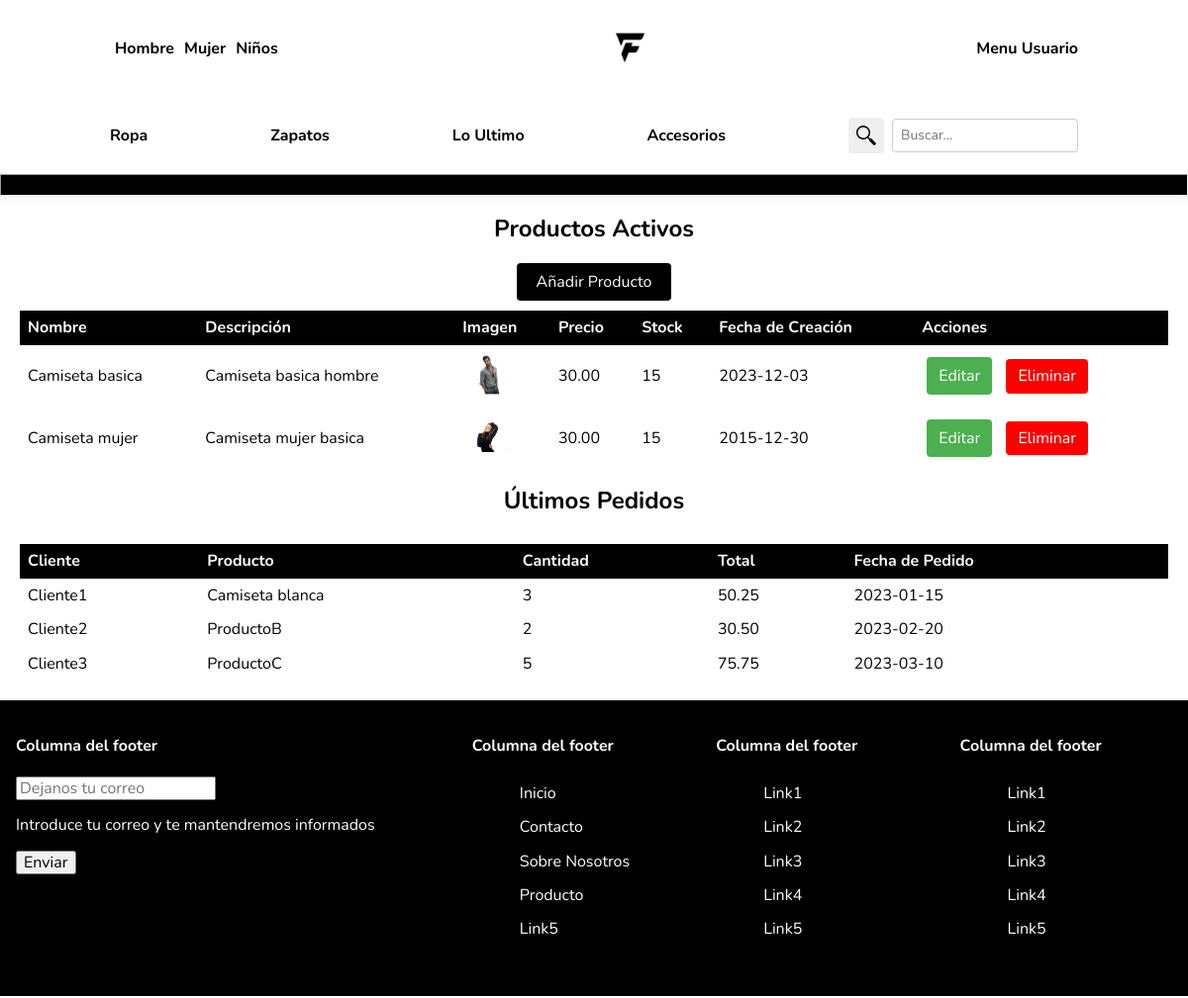
Page /perfil.php on the committed database.
### tables this page shows
CREATE TABLE `productos` (
  `id` int(11) NOT NULL,
  `nombre` varchar(255) NOT NULL,
  `descripcion` text DEFAULT NULL,
  `imagen` varchar(255) DEFAULT NULL,
  `precio` decimal(10,2) NOT NULL,
  `stock` int(11) NOT NULL,
  `fecha_creacion` date NOT NULL DEFAULT current_timestamp()
);

CREATE TABLE `pedidos` (
  `id` int(11) NOT NULL,
  `cliente` varchar(255) NOT NULL,
  `producto` varchar(255) NOT NULL,
  `cantidad` int(11) NOT NULL,
  `total` decimal(10,2) NOT NULL,
  `fecha_pedido` date NOT NULL
);

### backend/productos.php (the view, shortened to what this page needs)
<?php
$db_nombre = "finiguers";
$db_host = "localhost";
$db_user = "root";
$db_pass = "";
$conexion = mysqli_connect($db_host, $db_user, $db_pass);
mysqli_select_db($conexion, $db_nombre);
mysqli_set_charset($conexion, "utf8");
$consulta = "SELECT * FROM productos";
$res = mysqli_query($conexion, $consulta);
if ($res) {
    if (isset($_GET['modo']) == 'editar') {
        $id_producto_editar = $_GET['id'];
        $consulta_producto_editar = "SELECT * FROM productos WHERE id = $id_producto_editar";
        $res_producto_editar = mysqli_query($conexion, $consulta_producto_editar);
        if ($fila_editar = mysqli_fetch_assoc($res_producto_editar)) {
            echo "<form action='backend/actualizar_producto.php' method='post' class='editar-articulo'>
                    <h2>Modo Edición</h2>
                    <table>
                        <tr>
                            <th>Nombre</th>
                            <th>Descripción</th>
                            <th>Imagen</th>
                            <th>Precio</th>
                            <th>Stock</th>
                            <th>Fecha de Creación</th>
                            <th>Acciones</th>
                        </tr>
                        <tr>
                            <td><input type='text' name='nombre' value='{$fila_editar['nombre']}'></td>
                            <td><textarea name='descripcion'>{$fila_editar['descripcion']}</textarea></td>
                            <td><img src='{$fila_editar['imagen']}' alt='Imagen del producto'></td>
                            <td><input type='number' name='precio' value='{$fila_editar['precio']}'></td>
                            <td><input type='number' name='stock' value='{$fila_editar['stock']}'></td>
                            <td><input type='date' name='fecha_creacion' value='{$fila_editar['fecha_creacion']}'></td>
                            <td>
                                <input type='hidden' name='id' value='{$fila_editar['id']}'>
                                <button type='submit'>Guardar</button>
                                <button type='submit' class='cancelar'><a href='perfil.php' class='botonCancelar'>Cancelar</a></button>
                            </td>
                        </tr>
                    </table>
                </form>";
        }
    } else {
        echo "<table>
                <thead>
                    <tr>
                        <th>Nombre</th>
                        <th>Descripción</th>
                        <th>Imagen</th>
                        <th>Precio</th>
                        <th>Stock</th>
                        <th>Fecha de Creación</th>
                        <th>Acciones</th>
                    </tr>
                </thead>
                <tbody>";
        while ($fila = mysqli_fetch_assoc($res)) {
            echo "<tr>
                    <td>{$fila['nombre']}</td>
                    <td>{$fila['descripcion']}</td>
                    <td><img src='{$fila['imagen']}' alt='Imagen del producto'></td>
                    <td>{$fila['precio']}</td>
                    <td>{$fila['stock']}</td>
                    <td>{$fila['fecha_creacion']}</td>
                    <td>
                        <a href='?modo=editar&id={$fila['id']}' class='editar'>Editar</a>
                        <a href='backend/eliminar_producto.php?id={$fila['id']}' class='eliminar'>Eliminar</a>
                    </td>
                </tr>";
        }
        echo "</tbody></table>";
    }
} else {
    echo "No se encontraron productos";
}
?>

### views/head.php (shortened to what this page needs)
<!DOCTYPE html>
<html lang="es">
<head>
    <link rel="stylesheet" href="static/css/style.css">
    <link rel="stylesheet" href="static/css/normalize.css">
</head>
<body>

### views/header.php
<?php
if (isset($_SESSION["usuario"])) {
    $nombre_usuario = $_SESSION["usuario"];
?>
    <header>
        <nav>
            <ul>
                <li>
                    <ul>
                        <li><a href="#">Hombre</a></li>
                        <li><a href="#">Mujer</a></li>
                        <li><a href="#">Niños</a></li>
                    </ul>
                </li>
                <li><a href="index.php"><img src="./static/img/favicon.ico" alt="icono"></a></li>
                <li><a href="perfil.php" id="menu_usuario">¡Hola, <?= $nombre_usuario ?>!</a><a href="backend/logout.php">Desconectarse!</a></li>
            </ul>
            <ul class="categorias-barra">
                <li><a href="categoria.php">Ropa</a></li>
                <li><a href="categoria.php">Zapatos</a></li>
                <li><a href="categoria.php">Lo Ultimo</a></li>
                <li><a href="categoria.php">Accesorios</a></li>
                <li class="busqueda">
                    <button type="submit" class="busqueda" id="btnBusqueda"><img src="static/img/search.svg" alt="" class="busqueda"></button>
                    <input type="search" name="busqueda" placeholder="Buscar..." required>
                </li>
            </ul>
        </nav>
        <hr>
    </header>
<?php
} else {
?>
    <header>
        <nav>
            <ul>
                <li>
                    <ul>
                        <li><a href="#">Hombre</a></li>
                        <li><a href="#">Mujer</a></li>
                        <li><a href="#">Niños</a></li>
                    </ul>
                </li>
                <li><a href="index.php"><img src="./static/img/favicon.ico" alt="icono"></a></li>
                <li><a href="auth.php" id="menu_usuario">Menu Usuario</a></li>
            </ul>
            <ul class="categorias-barra">
                <li><a href="categoria.php">Ropa</a></li>
                <li><a href="categoria.php">Zapatos</a></li>
                <li><a href="categoria.php">Lo Ultimo</a></li>
                <li><a href="categoria.php">Accesorios</a></li>
                <li class="busqueda">
                    <button type="submit" class="busqueda" id="btnBusqueda"><img src="static/img/search.svg" alt="" class="busqueda"></button>
                    <input type="search" name="busqueda" placeholder="Buscar..." required>
                </li>
            </ul>
        </nav>
        <hr>
    </header>
<?php
}
?>

### perfil.php (shortened to what this page needs)
<?php require "views/head.php" ?>
<?php require "views/header.php" ?>
<section class="seccion-productos">
  <h2>Productos Activos</h2>
  <button type="button" id="botonAñadirArticulo">Añadir Producto</button>
  <?php include('backend/productos.php'); ?>
</section>
<section class="seccion-pedidos">
  <h2>Últimos Pedidos</h2>
  <table>
    <?php include('backend/pedidos.php'); ?>
  </table>
</section>
<?php require "views/footer.php" ?>

### backend/pedidos.php (shortened to what this page needs)
<?php
$db_nombre = "finiguers";
$db_host = "localhost";
$db_user = "root";
$db_pass = "";
$conexion = mysqli_connect($db_host, $db_user, $db_pass);
mysqli_select_db($conexion, $db_nombre);
mysqli_set_charset($conexion, "utf8");
$consulta = "SELECT * FROM pedidos";
$res = mysqli_query($conexion, $consulta);
if ($res) {
    echo "<table>
            <thead>
                <tr>
                    <th>Cliente</th>
                    <th>Producto</th>
                    <th>Cantidad</th>
                    <th>Total</th>
                    <th>Fecha de Pedido</th>
                </tr>
            </thead>
            <tbody>";
    while ($fila = mysqli_fetch_assoc($res)) {
        echo "<tr>
                <td>{$fila['cliente']}</td>
                <td>{$fila['producto']}</td>
                <td>{$fila['cantidad']}</td>
                <td>{$fila['total']}</td>
                <td>{$fila['fecha_pedido']}</td>
            </tr>";
    }
    echo "</tbody></table>";
} else {
    echo "No se encontraron pedidos";
}
?>

### views/footer.php (shortened to what this page needs)
<footer>
    <div class="columnas">
        <div>
            <h4>Columna del footer</h4>
            <form action="">
                <input type="text" placeholder="Dejanos tu correo">
                <p>Introduce tu correo y te mantendremos informados</p>
                <input type="submit" value="Enviar">
            </form>
        </div>
        <div>
            <h4>Columna del footer</h4>
            <ul>
                <li><a href="index.php">Inicio</a></li>
                <li><a href="contact.php">Contacto</a></li>
                <li><a href="about.php">Sobre Nosotros</a></li>
                <li><a href="producto.php">Producto</a></li>
                <li><a href="#">Link5</a></li>
            </ul>
        </div>
        <div>
            <h4>Columna del footer</h4>
            <ul>
                <li><a href="#">Link1</a></li>
                <li><a href="#">Link2</a></li>
                <li><a href="#">Link3</a></li>
                <li><a href="#">Link4</a></li>
                <li><a href="#">Link5</a></li>
            </ul>
        </div>
        <div>
            <h4>Columna del footer</h4>
            <ul>
                <li><a href="#">Link1</a></li>
                <li><a href="#">Link2</a></li>
                <li><a href="#">Link3</a></li>
                <li><a href="#">Link4</a></li>
                <li><a href="#">Link5</a></li>
            </ul>
        </div>
    </div>
    <div>
    </div>
</footer>
</body>
</html>

### static/css/style.css (style rules this page uses)
header { background-color: white; box-shadow: 0px 0px 10px rgba(0, 0, 0, 0.1); }
header nav { display: flex; flex-direction: column; justify-content: space-between; align-items: center; margin: 0 106px; }
header nav ul { display: flex; flex-direction: row; justify-content: space-between; align-items: center; align-content: center; list-style: none; width: 100%; padding: 0; }
header nav ul li { padding: 5px; }
header nav ul li img { width: 52px; height: 52px; }
header nav ul a { text-decoration: none; color: black; font-weight: bold; font-size: 16px; }
header nav .busqueda { display: flex; align-items: center; }
header nav .busqueda button { display: flex; border: none; border-radius: 4px; cursor: pointer; padding: 8px; }
header nav .busqueda button img { width: 20px; height: auto; }
header nav .busqueda input[type=search] { padding: 8px; font-size: 14px; border: 1px solid #ccc; border-radius: 4px; transition: border-color 0.3s ease; margin-left: 8px; }
header hr { margin: 0; height: 20px; background-color: black; }
footer { display: flex; flex-direction: column; align-items: center; justify-content: center; background-color: rgb(0, 0, 0); }
footer div.columnas { width: 100%; display: flex; flex-direction: row; }
footer div.columnas div { flex: 1; padding: 1rem; color: white; }
footer div.columnas div ul { list-style-type: none; margin-left: 0; }
footer div.columnas div a { text-decoration: none; color: white; padding: 0.5rem; display: block; }
footer div.columnas div:nth-child(1) { flex: 2; }
h2 { display: flex; justify-content: center; }
.seccion-productos, .seccion-pedidos { margin: 20px; }
table, form.editar-articulo, form.añadir-articulo { width: 100%; border-collapse: collapse; margin-top: 10px; }
table th, table td, form.editar-articulo th, form.editar-articulo td, form.añadir-articulo th, form.añadir-articulo td { padding: 8px; text-align: left; }
table th, form.editar-articulo th, form.añadir-articulo th { background-color: black; color: white; }
table img, form.editar-articulo img, form.añadir-articulo img { max-width: 50px; max-height: 50px; }
table a.editar, form.editar-articulo a.editar, form.añadir-articulo a.editar { background-color: #4CAF50; color: white; padding: 8px 12px; text-align: center; text-decoration: none; margin: 5px; border-radius: 4px; }
table a.eliminar, form.editar-articulo a.eliminar, form.añadir-articulo a.eliminar { display: inline-block; background-color: red; color: white; padding: 8px 12px; text-align: center; text-decoration: none; margin: 5px; border-radius: 4px; }
#botonAñadirArticulo { background-color: black; color: white; padding: 10px 20px; border: none; border-radius: 4px; margin: 0 auto; display: block; }
* { font-family: "Nunito", sans-serif; }

### rows in the picture
productos: nombre "Camiseta basica", descripcion "Camiseta basica hombre", imagen (picture), precio "30.00", stock "15", fecha_creacion "2023-12-03"
productos: nombre "Camiseta mujer", descripcion "Camiseta mujer basica", imagen (picture), precio "30.00", stock "15", fecha_creacion "2015-12-30"
pedidos: cliente "Cliente1", producto "Camiseta blanca", cantidad "3", total "50.25", fecha_pedido "2023-01-15"
pedidos: cliente "Cliente2", producto "ProductoB", cantidad "2", total "30.50", fecha_pedido "2023-02-20"
pedidos: cliente "Cliente3", producto "ProductoC", cantidad "5", total "75.75", fecha_pedido "2023-03-10"
